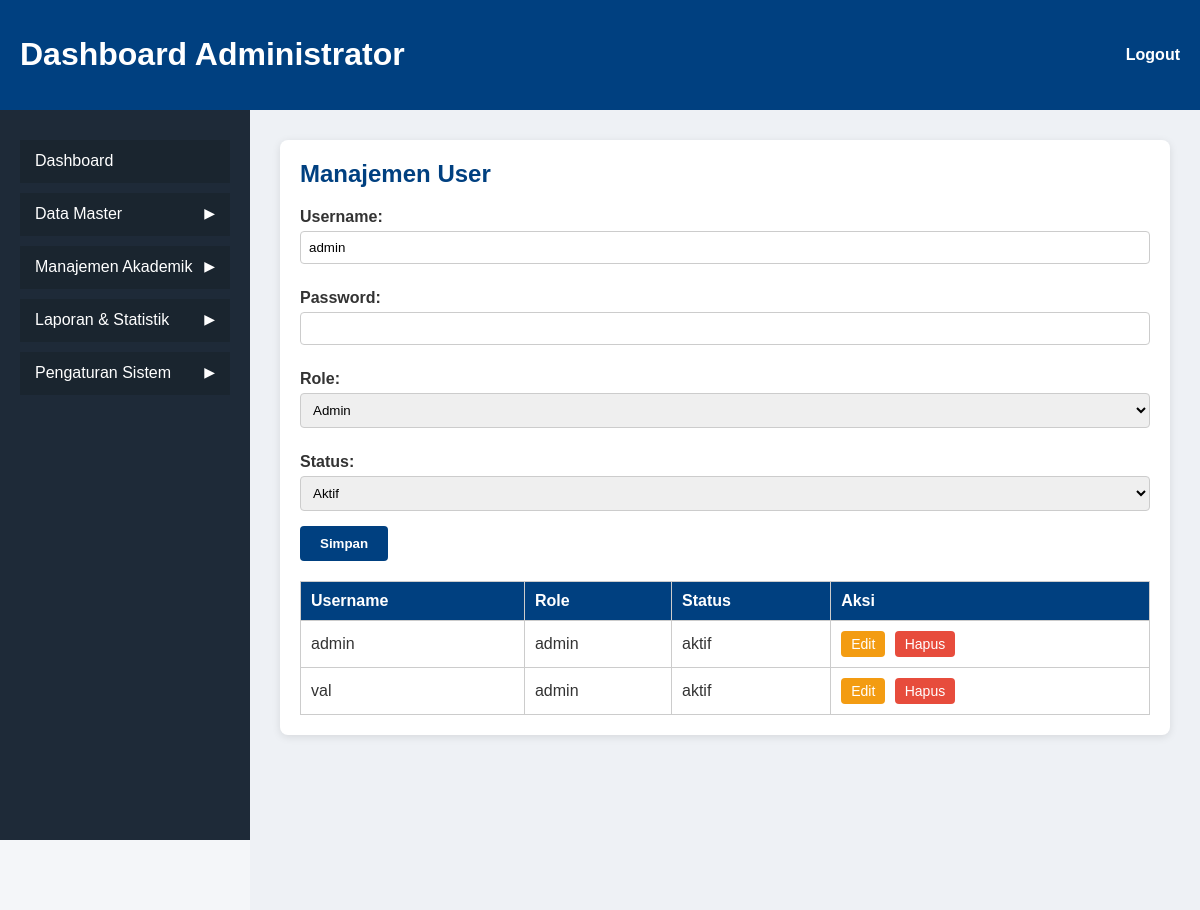
The page /pages/admin/users.php?edit=admin (signed in) on the database its author committed.
### tables this page shows
CREATE TABLE IF NOT EXISTS `users` (
  `id_user` int(11) NOT NULL AUTO_INCREMENT,
  `username` varchar(50) DEFAULT NULL,
  `password` varchar(255) DEFAULT NULL,
  `role` enum('admin','mahasiswa','dosen') DEFAULT NULL,
  `status` enum('aktif','nonaktif') DEFAULT 'aktif',
  PRIMARY KEY (`id_user`),
  UNIQUE KEY `username` (`username`)
);

### pages/admin/users.php (the view, shortened to what this page needs)
<?php
include '../../includes/koneksi.php';
$username = $password = $role = $status = "";
if (isset($_GET['edit'])) {
    $edit_user = $_GET['edit'];
    $result = mysqli_query($conn, "SELECT * FROM users WHERE username = '$edit_user' LIMIT 1");
    if ($result && mysqli_num_rows($result) > 0) {
        $row = mysqli_fetch_assoc($result);
        $username = $row['username'];
        $role = $row['role'];
        $status = $row['status'];
    }
}
?>
<!DOCTYPE html>
<html lang="id">
<head>
    <link rel="stylesheet" href="../../assets/css/dashboard.css">
    <link rel="stylesheet" href="../../assets/css/users.css">
</head>
<body>
<header class="sticky-header">
    <h1>Dashboard Administrator</h1>
    <nav><a href="../../auth/logout.php">Logout</a></nav>
</header>
<div class="main-wrapper">
    <aside class="sidebar sticky-sidebar">
        <ul class="sidebar-menu">
            <li class="dashboard"><a href="dashboard.php">Dashboard</a></li>
            <li class="dropdown" onclick="toggleDropdown(this)">
                <span>Data Master</span> <span class="arrow">&#9654;</span>
            </li>
            <li class="dropdown" onclick="toggleDropdown(this)">
                <span>Manajemen Akademik</span>
                <span class="arrow">&#9654;</span>
            </li>
            <li class="dropdown" onclick="toggleDropdown(this)">
                <span>Laporan & Statistik</span> <span class="arrow">&#9654;</span>
            </li>
            <li class="dropdown" onclick="toggleDropdown(this)">
                <span>Pengaturan Sistem</span> <span class="arrow">&#9654;</span>
            </li>
        </ul>
    </aside>
    <main class="content">
        <div class="container">
            <h2>Manajemen User</h2>
            <form method="post" action="">
                <label>Username:</label>
                <input type="text" name="username" value="<?= htmlspecialchars($username) ?>" <?= isset($_GET['edit']) ? 'readonly' : '' ?> required>
                <label>Password:</label>
                <input type="password" name="password" required>
                <label>Role:</label>
                <select name="role" required>
                    <option value="admin" <?= $role === 'admin' ? 'selected' : '' ?>>Admin</option>
                </select>
                <label>Status:</label>
                <select name="status" required>
                    <option value="aktif" <?= $status === 'aktif' ? 'selected' : '' ?>>Aktif</option>
                </select>
                <button type="submit" name="simpan">Simpan</button>
            </form>
            <table>
                <thead>
                    <tr>
                        <th>Username</th>
                        <th>Role</th>
                        <th>Status</th>
                        <th>Aksi</th>
                    </tr>
                </thead>
                <tbody>
                    <?php
                    $data = mysqli_query($conn, "SELECT * FROM users ORDER BY username ASC");
                    while ($row = mysqli_fetch_assoc($data)) {
                        echo "<tr>
                            <td>{$row['username']}</td>
                            <td>{$row['role']}</td>
                            <td>{$row['status']}</td>
                            <td>
                                <a href='?edit={$row['username']}' class='edit-btn'>Edit</a>
                                <a href='?hapus={$row['username']}' onclick='return confirm(\"Hapus user ini?\")' class='delete-btn'>Hapus</a>
                            </td>
                        </tr>";
                    }
                    ?>
                </tbody>
            </table>
        </div>
    </main>
</div>
</body>
</html>

### assets/css/dashboard.css (style rules this page uses)
body { margin: 0; font-family: 'Segoe UI', sans-serif; background-color: #1e2a38; color: #333; }
header { background-color: #004080; color: white; padding: 15px 20px; display: flex; justify-content: space-between; align-items: center; }
nav a { color: white; text-decoration: none; font-weight: bold; }
.main-wrapper { display: flex; min-height: 100vh; }
.sidebar { width: 250px; background-color: #1e2a38; color: white; padding: 20px; box-sizing: border-box; overflow-y: auto; flex-shrink: 0; }
.sidebar ul { list-style-type: none; padding-left: 0; }
.sidebar li { margin: 10px 0; }
.sidebar a { color: #ffffff; text-decoration: none; }
.content { flex: 1; padding: 30px; background-color: #eef1f5; overflow-y: auto; }
.sidebar-menu { list-style-type: none; padding: 0; margin: 0; }
.sidebar-menu li { padding: 12px 15px; padding-right: 35px; color: white; background-color: #1a252f; border-bottom: 1px solid #1a252f; cursor: pointer; position: relative; }
.sidebar-menu .arrow { position: absolute; right: 15px; font-size: 14px; transition: transform 0.2s; }
header.sticky-header { position: sticky; top: 0; background-color: #004080; color: white; padding: 15px 20px; display: flex; justify-content: space-between; align-items: center; z-index: 999; }
.sticky-sidebar { position: sticky; top: 70px; height: calc(100vh - 70px); overflow-y: auto; }

### assets/css/users.css (style rules this page uses)
body { font-family: Arial, sans-serif; margin: 0; padding: 0; background-color: #f4f6f9; }
.content { flex: 1; padding: 30px; overflow-y: auto; }
.container { background-color: white; padding: 20px; border-radius: 8px; box-shadow: 0 2px 8px rgba(0, 0, 0, 0.1); }
.container h2 { margin-top: 0; color: #004080; margin-bottom: 20px; }
form label { display: block; margin: 10px 0 5px; font-weight: bold; }
form input, form select { width: 100%; padding: 8px; margin-bottom: 15px; border-radius: 4px; border: 1px solid #ccc; box-sizing: border-box; }
form button { padding: 10px 20px; background-color: #004080; color: white; border: none; border-radius: 4px; cursor: pointer; font-weight: bold; }
table { width: 100%; border-collapse: collapse; margin-top: 20px; }
table th, table td { border: 1px solid #ccc; padding: 10px; text-align: left; }
table th { background-color: #004080; color: white; }
.edit-btn, .delete-btn { display: inline-block; padding: 5px 10px; border-radius: 4px; color: white; text-decoration: none; margin-right: 5px; font-size: 14px; }
.edit-btn { background-color: #f39c12; }
.delete-btn { background-color: #e74c3c; }

### rows shown on the page
users: username "admin", role "Admin", status "Aktif", role "admin", status "aktif"
users: username "val", role "admin", status "aktif"
